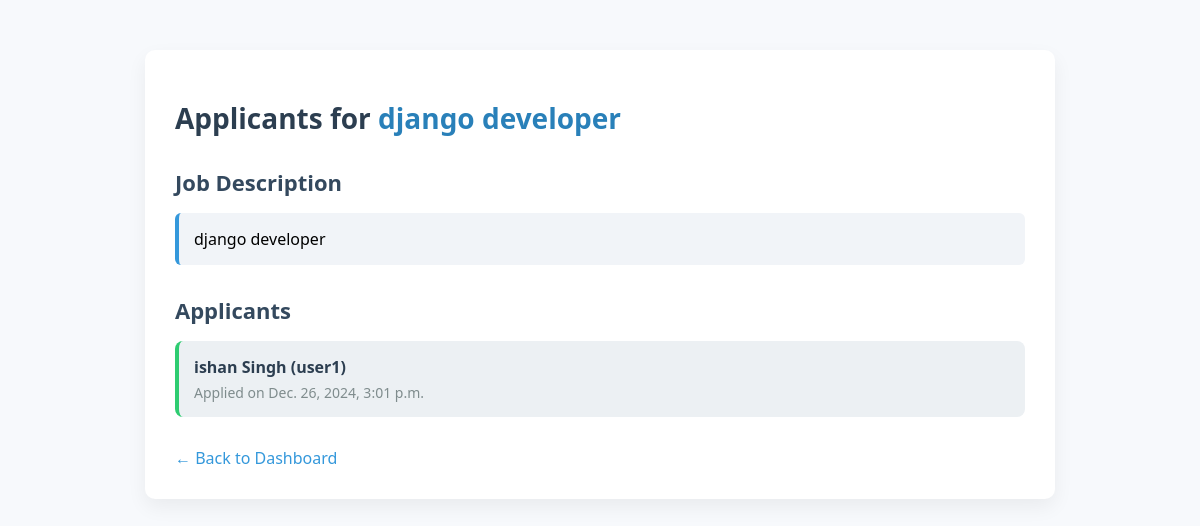
The app's page /jobapp/job/1/applicants/ with its own data.
### jobapp/models.py (models this page shows, shortened)
class Job(models.Model):
    company=models.ForeignKey(User,on_delete=models.CASCADE)
    title=models.CharField(max_length=20)
    description=models.TextField()
    location=models.CharField(max_length=20)
    posted_on=models.DateTimeField()
    closed_on=models.DateTimeField()

class Application(models.Model):
    job=models.ForeignKey(Job,on_delete=models.CASCADE)
    candidate=models.ForeignKey(User,on_delete=models.CASCADE)
    name=models.CharField(max_length=100)#name as per govtid/certificate
    aadhar=models.CharField(max_length=12)
    applied_on=models.DateTimeField(auto_now_add=True)

### jobapp/views.py (the view)
# urls.py: path('job/<int:job_id>/applicants/', views.job_applicants, name='job_applicants'),
def job_applicants(request, job_id):
    job = get_object_or_404(Job, id=job_id)
    applications = Application.objects.filter(job=job)
    return render(request, 'job_applicants.html', {
        'job': job,
        'applications': applications,
    })

### jobapp/templates/job_applicants.html (shortened to what this page needs)
{% load static %}
<!DOCTYPE html>
<html lang="en">
<head>
    <link rel="stylesheet" href="{% static 'jobapp/applicants.css' %}">
</head>
<body>
    <div class="container">
        <h1>Applicants for <span>{{ job.title }}</span></h1>
        <div class="job-desc">
            <h2>Job Description</h2>
            <p>{{ job.description }}</p>
        </div>
        <div class="applicants">
            <h2>Applicants</h2>
            <ul>
                {% for application in applications %}
                    <li>
                        <a href="{% url 'candidate_details' application.id %}">
                            {{ application.name }} ({{ application.candidate.username }})
                        </a>
                        <span class="applied-date">Applied on {{ application.applied_on }}</span>
                    </li>
                {% empty %}
                    <li class="empty">No applications yet.</li>
                {% endfor %}
            </ul>
        </div>
        <div class="back-link">
            <a href="{% url 'company_dashboard' %}">← Back to Dashboard</a>
        </div>
    </div>
</body>
</html>

### jobapp/static/jobapp/applicants.css (style rules this page uses)
body { font-family: 'Segoe UI', Tahoma, Geneva, Verdana, sans-serif; background: #f7f9fc; margin: 0; padding: 0; }
.container { max-width: 850px; margin: 50px auto; padding: 30px; background: #ffffff; border-radius: 10px; box-shadow: 0 8px 20px rgba(0, 0, 0, 0.06); }
h1 { font-size: 28px; color: #2c3e50; margin-bottom: 25px; }
h1 span { color: #2980b9; }
h2 { font-size: 22px; margin-top: 30px; margin-bottom: 10px; color: #34495e; }
.job-desc p { background: #f1f4f8; padding: 15px; border-left: 4px solid #3498db; border-radius: 6px; }
.applicants ul { list-style: none; padding: 0; }
.applicants li { background: #ecf0f3; margin-bottom: 12px; padding: 15px; border-left: 4px solid #2ecc71; border-radius: 8px; transition: background 0.2s ease; }
.applicants a { font-weight: 600; color: #2c3e50; text-decoration: none; }
.applied-date { display: block; font-size: 14px; color: #7f8c8d; margin-top: 5px; }
.back-link { margin-top: 30px; }
.back-link a { color: #3498db; text-decoration: none; font-weight: 500; }

### records on screen
Job: title "django developer", description "django developer"
Application: name "ishan Singh", candidate.username "user1", applied_on "Dec. 26, 2024, 3:01 p.m."
